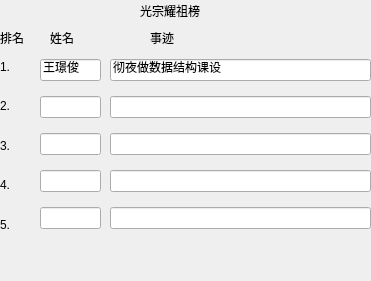
   <widget class="QWidget" name="widget_4" native="true">
    <property name="geometry">
     <rect>
      <x>70</x>
      <y>540</y>
      <width>371</width>
      <height>281</height>
     </rect>
    </property>
    <widget class="QLabel" name="label_22">
     <property name="geometry">
      <rect>
       <x>0</x>
       <y>30</y>
       <width>41</width>
       <height>16</height>
      </rect>
     </property>
     <property name="text">
      <string>排名</string>
     </property>
    </widget>
    <widget class="QLabel" name="label_23">
     <property name="geometry">
      <rect>
       <x>50</x>
       <y>30</y>
       <width>41</width>
       <height>16</height>
      </rect>
     </property>
     <property name="text">
      <string>姓名</string>
     </property>
    </widget>
    <widget class="QLabel" name="label_24">
     <property name="geometry">
      <rect>
       <x>150</x>
       <y>30</y>
       <width>36</width>
       <height>16</height>
      </rect>
     </property>
     <property name="text">
      <string>事迹</string>
     </property>
    </widget>
    <widget class="QLabel" name="label_16">
     <property name="geometry">
      <rect>
       <x>140</x>
       <y>0</y>
       <width>111</width>
       <height>21</height>
      </rect>
     </property>
     <property name="text">
      <string>光宗耀祖榜</string>
     </property>
    </widget>
    <widget class="QWidget" name="layoutWidget">
     <property name="geometry">
      <rect>
       <x>0</x>
       <y>50</y>
       <width>41</width>
       <height>191</height>
      </rect>
     </property>
     <layout class="QVBoxLayout" name="verticalLayout">
      <item>
       <widget class="QLabel" name="label_17">
        <property name="text">
         <string>1.</string>
        </property>
       </widget>
      </item>
      <item>
       <widget class="QLabel" name="label_18">
        <property name="text">
         <string>2.</string>
        </property>
       </widget>
      </item>
      <item>
       <widget class="QLabel" name="label_19">
        <property name="text">
         <string>3.</string>
        </property>
       </widget>
      </item>
      <item>
       <widget class="QLabel" name="label_20">
        <property name="text">
         <string>4.</string>
        </property>
       </widget>
      </item>
      <item>
       <widget class="QLabel" name="label_21">
        <property name="text">
         <string>5.</string>
        </property>
       </widget>
      </item>
     </layout>
    </widget>
    <widget class="QWidget" name="layoutWidget">
     <property name="geometry">
      <rect>
       <x>40</x>
       <y>50</y>
       <width>61</width>
       <height>191</height>
      </rect>
     </property>
     <layout class="QVBoxLayout" name="verticalLayout_2">
      <item>
       <widget class="QLineEdit" name="lineEdit_20">
        <property name="text">
         <string>王璟俊</string>
        </property>
       </widget>
      </item>
      <item>
       <widget class="QLineEdit" name="lineEdit_18"/>
      </item>
      <item>
       <widget class="QLineEdit" name="lineEdit_16"/>
      </item>
      <item>
       <widget class="QLineEdit" name="lineEdit_12"/>
      </item>
      <item>
       <widget class="QLineEdit" name="lineEdit_14"/>
      </item>
     </layout>
    </widget>
    <widget class="QWidget" name="layoutWidget">
     <property name="geometry">
      <rect>
       <x>110</x>
       <y>50</y>
       <width>261</width>
       <height>191</height>
      </rect>
     </property>
     <layout class="QVBoxLayout" name="verticalLayout_3">
      <item>
       <widget class="QLineEdit" name="lineEdit_13">
        <property name="text">
         <string>彻夜做数据结构课设</string>
        </property>
       </widget>
      </item>
      <item>
       <widget class="QLineEdit" name="lineEdit_15"/>
      </item>
      <item>
       <widget class="QLineEdit" name="lineEdit_17"/>
      </item>
      <item>
       <widget class="QLineEdit" name="lineEdit_19"/>
      </item>
      <item>
       <widget class="QLineEdit" name="lineEdit_21"/>
      </item>
     </layout>
    </widget>
    <zorder>layoutWidget</zorder>
    <zorder>layoutWidget</zorder>
    <zorder>layoutWidget</zorder>
    <zorder>label_22</zorder>
    <zorder>label_23</zorder>
    <zorder>label_24</zorder>
    <zorder>label_16</zorder>
   </widget>
